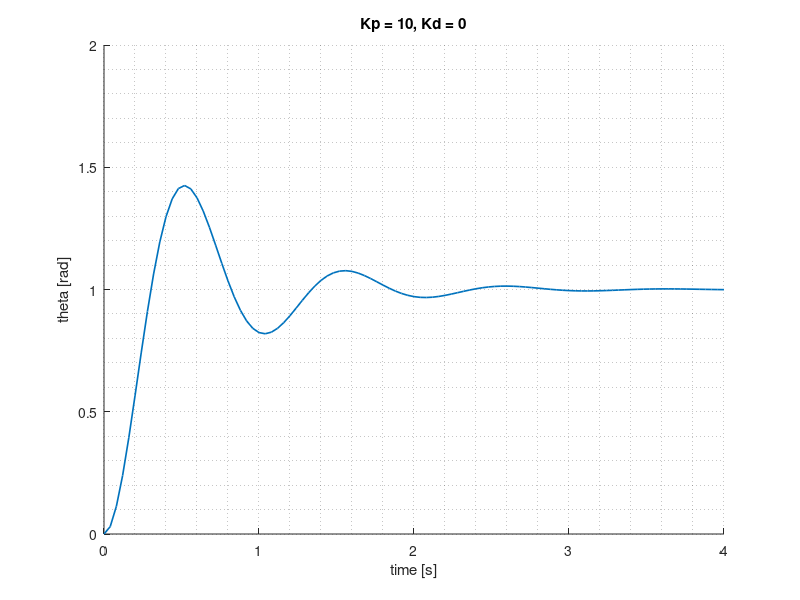

This figure's MATLAB source:
%% Housekeeping
clc; close all; clear

%% loading in constants
Kg = 33.3;
Km = .0401;
Rm = 19.2;
J = 5e-4 + (0.2*0.2794^2) + 0.0015;
fc = 1.8;
% important as fuck
KptVec = [5 10 20 10 10 10];
KdtVec = [0 0 0 1 -1 -0.5];
Kpt = KptVec(5);
Kdt = KdtVec(6);

% data = readmatrix('Position Control Constants 2022 - Aerospace Modules.xlsx')

%% modeling closed loop behaviour of the system

% Equations 18
omega_n_square = @(Kpt, Kg, Km, J, Rm) (Kpt*Kg*Km)/(J*Rm);
zeta = @(Kpt, Kg, Km, J, Rm, Kdt) (Kg^2*Km^2 + Kdt*Kg*Km)/(2*sqrt(...
        Kpt*Kg*Km*J*Rm));

% calling anonymous func handles
bigW_squared = omega_n_square(Kpt, Kg, Km, J, Rm);
bigZeta = zeta(Kpt, Kg, Km, J, Rm, Kdt);

% [numVec denomVec] = dtsg(KptVec, KdtVec, omega_n_square, zeta);

num = [bigW_squared];
denom = [1 2*bigZeta*sqrt(bigW_squared) bigW_squared];
cltf = tf(num, denom);
[x, t] = step(cltf);


%% plot you fuck
figure; hold on;
plot(t, x, 'LineWidth',1.2)
xlabel('time [s]')
ylabel('theta [rad]')
title('Kp = 10, Kd = 0')
grid minor;





% zeta: dampening ratio omega_n = natural frequency response

% Function Library
function [numVec denomVec] = dtsg(KptVec, KdtVec, omega_n_square, zeta)
    numVec = zeros(length(KptVec));
    denomVec = zeros(length(KptVec));
    
    for i = 1:length(KptVec)
        numVec(i) = omega_n_square(KptVec(i), Kg, Km, J, Rm);
        denomVec(i) = zeta(KptVec(i), Kg, Km, J, Rm, KdtVec(i));
    end    
end
